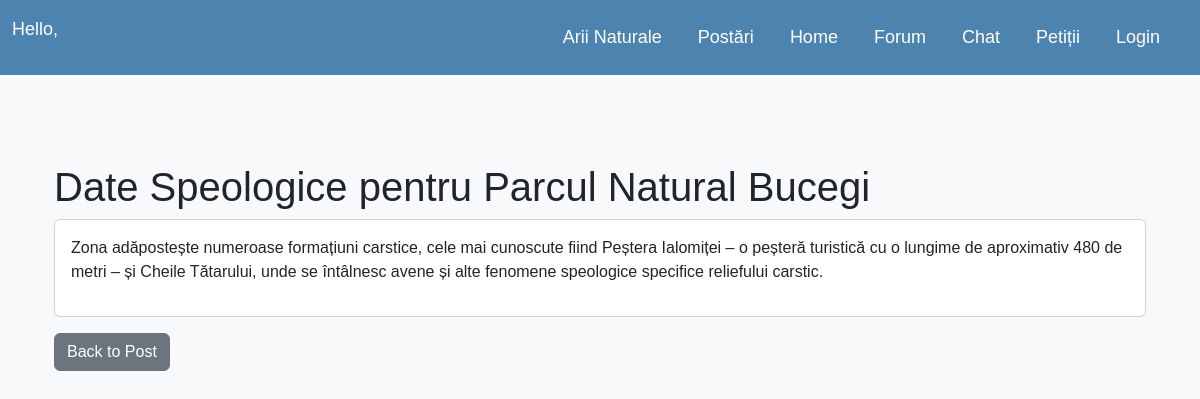
Page /arie_naturala/4/date_speologice/ on the committed database.
### eenvironmentblog/models.py (models this page shows, shortened)
class ArieNaturala(models.Model):
    nume_arie = models.CharField(max_length=200)
    tip_arie = models.IntegerField(choices=AREA_TYPE)
    judet_arie = models.CharField(max_length=200)
    localitate_arie = models.CharField(max_length=200)
    descriere = RichTextUploadingField(blank=True, null=True)  # descriere nouă
    imagine = models.ImageField(upload_to='arii/', blank=True, null=True)  # imagine
    updated_on = models.DateTimeField(auto_now=True)
    created_on = models.DateTimeField(auto_now_add=True)
    status = models.IntegerField(choices=STATUS, default=0)
    class Meta:
        ordering = ['-created_on']
        verbose_name_plural = "Arii Naturale"

class DateSpeologice(models.Model):
    arie_naturala = models.OneToOneField(ArieNaturala, on_delete=models.CASCADE)
    body = RichTextUploadingField()
    class Meta:
        verbose_name_plural = "Date Speologice"

### eenvironmentblog/views.py (the view)
# urls.py: path('arie_naturala/<int:pk>/date_speologice/', views.date_speologice_detail, name='date_speologice_detail'),
def date_speologice_detail(request, pk):
    date_speologice = get_object_or_404(DateSpeologice, arie_naturala__pk=pk)
    return render(request, 'eenvironmentblog/datespeologice_detail.html', {'date_speologice': date_speologice, 'arie_naturala': date_speologice.arie_naturala})

### eenvironmentblog/templates/eenvironmentblog/datespeologice_detail.html (shortened to what this page needs)
{% extends 'eenvironmentblog/base.html' %}
{% block content %}
<div class="container mt-4">
    <h1>Date Speologice pentru {{ arie_naturala.nume_arie }}</h1>
    <div class="card mb-3">
        <div class="card-body">
            {{ date_speologice.body|safe }}
        </div>
    </div>
    <a href="{% url 'post_detail' date_speologice.arie_naturala.post_set.first.pk %}" class="btn btn-secondary">Back to Post</a>
</div>
{% endblock %}

### eenvironmentblog/templates/eenvironmentblog/base.html (style rules this page uses)
body { font-family: 'Arial', sans-serif; background-color: #f8f9fa; }
.container { padding-top: 20px; }

### rows in the picture
ArieNaturala: nume_arie "Parcul Natural Bucegi"
DateSpeologice: body "Zona adăpostește numeroase formațiuni carstice, cele mai cunoscute fiind Peștera Ialomiței – o peșteră turistică cu o lungime de aproximativ 480 de metri – și Cheile Tătarului, unde se întâlnesc avene și alte fenomene speologice specifice reliefului carstic."
